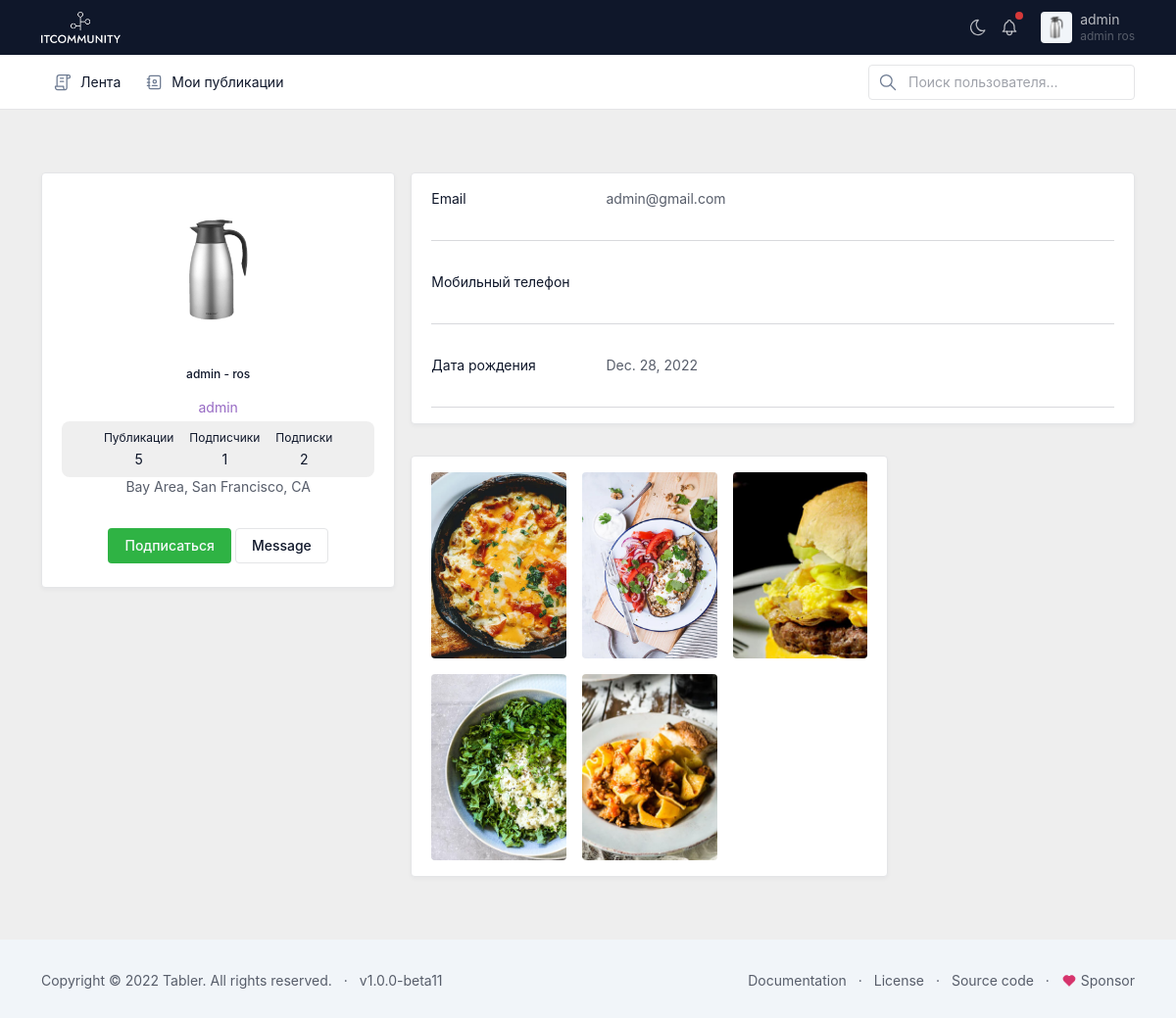
The app's page /accounts/user/profile/detail/1/ (signed in) with its own data.
### apps/accounts/models.py (models this page shows, shortened)
class User(AbstractUser):
    avatar = models.ImageField(
        upload_to="users/avatars/",
        null=True,  # для базы
        blank=True,  # для формы
        verbose_name="Фото профиля"
    )
    birthday = models.DateField("Дата рождения", null=True)
    phone = models.CharField("Номер телефона", max_length=14, null=True)
    following = models.ManyToManyField("self", blank=True, null=True,
                 related_name="followers", symmetrical=False)
    is_private = models.BooleanField(default=False)
    class Meta:
        verbose_name = "Пользователь"
        verbose_name_plural = "Пользователи"
    @property
    def full_name(self):
        return f"{self.first_name} - {self.last_name}"

### apps/posts/models.py (models this page shows, shortened)
class Post(models.Model):
    author = models.ForeignKey(User, on_delete=models.CASCADE, related_name="posts")
    image = models.ImageField(upload_to="posts/")
    description = models.TextField()
    is_archive = models.BooleanField(default=False)
    created = models.DateTimeField(auto_now_add=True)
    updated = models.DateTimeField(auto_now=True)
    likes = models.ManyToManyField(
        User,
        related_name="user_likes",
        null=True,
        blank=True
    )
    class Meta:
        verbose_name = "Публикация"
        verbose_name_plural = "Публикации"

### apps/accounts/views.py (the view)
# urls.py: path("user/profile/detail/<int:pk>/", UserProfileView.as_view(), name="user_details"),
class UserProfileView(LoginRequiredMixin, DetailView):
    template_name = "user_profile_detail.html"
    model = User
    queryset = User.objects.all()

### apps/accounts/templates/user_profile_detail.html (shortened to what this page needs)
{% extends 'base.html' %}
{% block content %}
    <section style="background-color: #eee;">
        <div class="container py-5">
            <div class="row">
                <div class="col-lg-4">
                    <div class="card mb-4">
                        <div class="card-body text-center">
                            {% if object.avatar %}
                                <img src="{{ object.avatar.url }}" alt="avatar"
                                     class="rounded-circle img-fluid" style="width: 150px;">
                            {% else %}
                                <img src="/static/img/icons/user_profile.png" alt="avatar"
                                     class="rounded-circle img-fluid" style="width: 150px;">
                            {% endif %}
                            <h5 class="my-3">{{ object.full_name }}</h5>
                            <p class="text-primary mb-1">{{ object.username }}</p>
                            <div class="d-flex justify-content-center rounded-3 p-2"
                                 style="background-color: #efefef;">
                                <div>
                                    <p class="small text mb-1">Публикации</p>
                                    <p class="mb-0">{{ object.posts.count }}</p>
                                </div>
                                <div class="px-3">
                                    <p class="small text mb-1">Подписчики </p>
                                    <p class="mb-0"> {{ object.followers.count }}</p>
                                </div>
                                <div>
                                    <p class="small text mb-1">Подписки</p>
                                    <p class="mb-0">{{ object.following.count }}</p>
                                </div>
                            </div>
                            <p class="text-muted mb-4">Bay Area, San Francisco, CA</p>
                            <div class="d-flex justify-content-center mb-2">
                                {% if request.user in object.followers.all %}
                                    <a href="{% url 'unfollow' object.id %}" class="btn btn-danger"> Отписаться </a>
                                {% else %}
                                    <a href="{% url 'follow' object.id %}" class="btn btn-success"> Подписаться </a>
                                {% endif %}
                                <button type="button" class="btn btn-outline-primary ms-1">Message</button>
                            </div>
                        </div>
                    </div>
                </div>
                {% if not object.is_private or request.user in object.followers.all %}
                    <div class="col-lg-8">
                        <div class="card mb-4">
                            <div class="card-body">
                                <div class="row">
                                    <div class="col-sm-3">
                                        <p class="mb-0">Email</p>
                                    </div>
                                    <div class="col-sm-9">
                                        <p class="text-muted mb-0">{{ object.email }}</p>
                                    </div>
                                </div>
                                <hr>
                                <div class="row">
                                    <div class="col-sm-3">
                                        <p class="mb-0">Мобильный телефон</p>
                                    </div>
                                    <div class="col-sm-9">
                                    </div>
                                </div>
                                <hr>
                                <div class="row">
                                    <div class="col-sm-3">
                                        <p class="mb-0">Дата рождения</p>
                                    </div>
                                    <div class="col-sm-9">
                                        <p class="text-muted mb-0">{{ object.birthday }}</p>
                                    </div>
                                </div>
                                <hr>
                            </div>
                        </div>
                        <div class="row">
                            <div class="col-lg-8">
                                <div class="card">
                                    <div class="card-body ">
                                        <div class="row row-cols-3 g-3">
                                            {% for post in object.posts.all %}
                                                <a href="{% url 'post_detail' post.id %}" data-fslightbox="gallery">
                                                    <img src="{{ post.image.url }}" alt=""
                                                         class="rounded"
                                                         style="float:left; width:200px; height: 190px;  object-fit: cover;">
                                                </a>
                                            {% endfor %}
                                        </div>
                                    </div>
                                </div>
                            </div>
                        </div>
                    </div>
                {% endif %}
            </div>
        </div>
    </section>
{% endblock %}

### apps/posts/templates/base.html (shortened to what this page needs)
<!doctype html>
<html lang="en">
  <head>
    {% load static %}
    <link href="{% static 'css/tabler.min.css' %}" rel="stylesheet"/>
    <link href="{% static 'css/tabler-flags.min.css' %}" rel="stylesheet"/>
    <link href="{% static 'css/tabler-payments.min.css' %}" rel="stylesheet"/>
    <link href="{% static 'css/tabler-vendors.min.css' %}" rel="stylesheet"/>
    <link href="{% static 'css/demo.min.css' %}" rel="stylesheet"/>
  </head>
  <body>
      <div  class="page">
        <header class="navbar navbar-expand-md navbar-dark d-print-none">
            <div class="container-xl">
              <h1 class="navbar-brand navbar-brand-autodark d-none-navbar-horizontal pe-0 pe-md-3">
                <a href=".">
                  <img src="/static/img/icons/itcommunity_white.png" width="110" height="32" alt="ITcommunity" class="navbar-brand-image">
                </a>
              </h1>
              <div class="navbar-nav flex-row order-md-last">
                <div class="d-none d-md-flex">
                  <a href="?theme=dark" class="nav-link px-0 hide-theme-dark" title="Enable dark mode" data-bs-toggle="tooltip" data-bs-placement="bottom">
                  </a>
                  <div class="nav-item dropdown d-none d-md-flex me-3">
                    <a href="#" class="nav-link px-0" data-bs-toggle="dropdown" tabindex="-1" aria-label="Show notifications">
                      <span class="badge bg-red"></span>
                    </a>
                  </div>
                </div>
                {% if request.user.is_authenticated %}
                <div class="nav-item dropdown">
                  <a href="#" class="nav-link d-flex lh-1 text-reset p-0" data-bs-toggle="dropdown" aria-label="Open user menu">
                    {% if request.user.avatar %}
                    <span class="avatar avatar-sm" style="background-image: url( {{request.user.avatar.url}} )"></span>
                    {% else %}
                    <span class="avatar avatar-sm" style="background-image: url(/static/img/icons/user_profile.png)"></span>
                    {% endif %}
                    <div class="d-none d-xl-block ps-2">
                      <div>{{ request.user.username }}</div>
                      <div class="mt-1 small text-muted">
                        {{request.user.first_name}}
                        {{request.user.last_name}}
                      </div>
                    </div>
                  </a>
                </div>
                {% else %}
                  <div class="nav-item">
                  <a href="{% url 'sign_in' %}">Войти</a>
                  <a href="{% url 'register' %}">Зарегистрироваться</a>
                </div>
                {% endif %}
              </div>
            </div>
        </header>
        <div class="navbar-expand-md">
            <div class="collapse navbar-collapse" id="navbar-menu">
              <div class="navbar navbar-light">
                <div class="container-xl">
                  <ul class="navbar-nav">
                    <li class="nav-item">
                      <a class="nav-link" href="{% url 'index'  %}" >
                        <span class="nav-link-icon d-md-none d-lg-inline-block">
                        </span>
                        <span class="nav-link-title">
                          Лента
                        </span>
                      </a>
                    </li>
                    <li class="nav-item">
                      <a class="nav-link" href="{% url 'user_posts' %}" >
                        <span class="nav-link-icon d-md-none d-lg-inline-block">
                        </span>
                        <span class="nav-link-title">
                          Мои публикации
                        </span>
                      </a>
                    </li>
                  </ul>
                  <div class="my-2 my-md-0 flex-grow-1 flex-md-grow-0 order-first order-md-last">
                    <form action="{% url 'search_users' %}" method="get">
                      <div class="input-icon">
                        <span class="input-icon-addon">
                        </span>
                        <input name="query" type="text" value="" class="form-control" placeholder="Поиск пользователя..." aria-label="Search in website">
                      </div>
                    </form>
                  </div>
                </div>
              </div>
            </div>
        </div>
        <div class="page-wrapper">
            {% block content %}
            {% endblock %}
            <footer class="footer footer-transparent d-print-none">
                <div class="container-xl">
                  <div class="row text-center align-items-center flex-row-reverse">
                    <div class="col-lg-auto ms-lg-auto">
                      <ul class="list-inline list-inline-dots mb-0">
                        <li class="list-inline-item"><a href="./docs/index.html" class="link-secondary">Documentation</a></li>
                        <li class="list-inline-item"><a href="./license.html" class="link-secondary">License</a></li>
                        <li class="list-inline-item"><a href="https://github.com/tabler/tabler" target="_blank" class="link-secondary" rel="noopener">Source code</a></li>
                        <li class="list-inline-item">
                          <a href="https://github.com/sponsors/codecalm" target="_blank" class="link-secondary" rel="noopener">
                            Sponsor
                          </a>
                        </li>
                      </ul>
                    </div>
                    <div class="col-12 col-lg-auto mt-3 mt-lg-0">
                      <ul class="list-inline list-inline-dots mb-0">
                        <li class="list-inline-item">
                          Copyright &copy; 2022
                          <a href="." class="link-secondary">Tabler</a>.
                          All rights reserved.
                        </li>
                        <li class="list-inline-item">
                          <a href="./changelog.html" class="link-secondary" rel="noopener">
                            v1.0.0-beta11
                          </a>
                        </li>
                      </ul>
                    </div>
                  </div>
                </div>
            </footer>
        </div>
      </div>
  </body>
</html>

### apps/posts/templates/base.html (style rules this page uses)
:root { --tblr-font-sans-serif: Inter,-apple-system,BlinkMacSystemFont,San Francisco,Segoe UI,Roboto,Helvetica Neue,sans-serif !important; }

### records on screen
User: user.avatar (picture), user.username "admin", user.first_name "admin", user.last_name "ros", avatar (picture), full_name "admin - ros", username "admin", posts.count "5", followers.count "1", following.count "2", email "admin@gmail.com", birthday "Dec. 28, 2022"
Post: image (picture)
Post: image (picture)
Post: image (picture)
Post: image (picture)
Post: image (picture)
